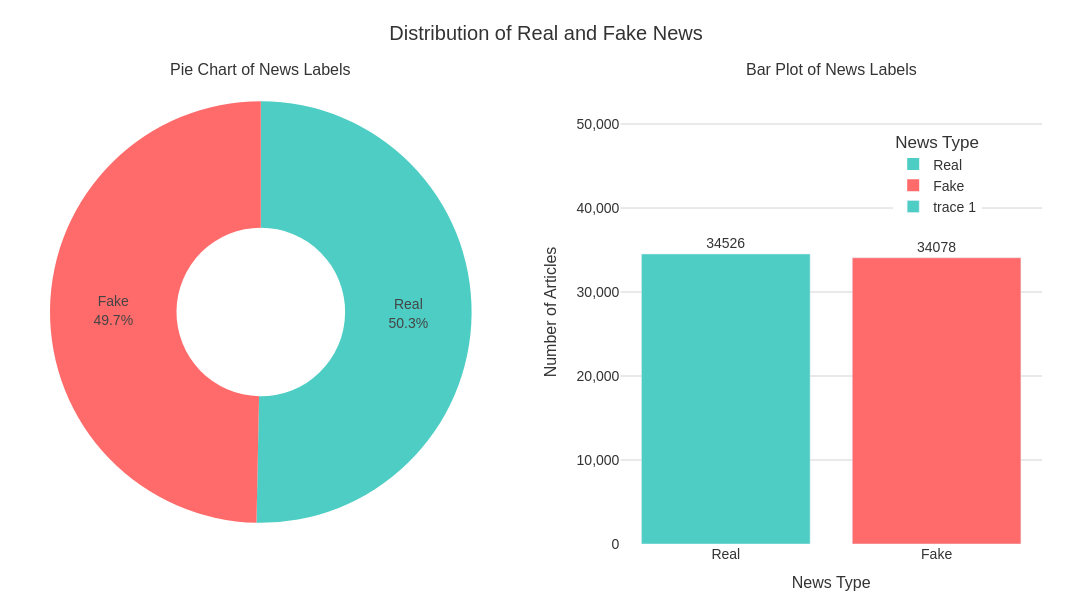

The notebook cell this image was saved under:
### Markdown cell above
Hai biểu đồ đám mây từ (word cloud) cho thấy sự khác biệt rõ rệt giữa các từ khóa phổ biến trong tin tức thật (Word Cloud for Real News) và tin tức giả mạo (Word Cloud for Fake News)

**1. Word Cloud for Real News**

- **Từ khóa nổi bật**: "said", "one", "state", "call", "trump", "white", "house", "time", "mr", "include" chiếm ưu thế, với kích thước lớn hơn, cho thấy tần suất xuất hiện cao.

- **Đặc điểm**:

    - Từ vựng mang tính chính thức, báo chí chuyên nghiệp, và tuyên bố chính thức ("said", "state", "include") phản ánh văn phong của các bài viết báo chí truyền thống. 

    - Sự hiện diện của các địa danh và tổ chức: "united states", "white house", "new york", cho thấy nội dung tập trung vào tin tức chính trị - xã hội thực tế.

    - Ít mang tính cảm xúc: Không thấy nhiều từ mang tính phán xét, cảm xúc mạnh hay cực đoan.

**2. Word Cloud for Fake News**

- Từ khóa nổi bật: "one", "said", "hillary", "clinton", "trump", "state", "support", "make", "right", "think".

- **Đặc điểm**:

    - Nội dung cá nhân và thiên kiến hơn ("hillary", "clinton", "right", "attack" xuất hiện nhiều), cho thấy nội dung mang thiên hướng chính trị, cá nhân hóa và có thể chứa định kiến.

    - Nhiều từ gây tranh cãi/cảm xúc: "attack", "fake", "claim" thường được dùng để kích động hoặc đưa ra quan điểm cực đoan.

    - Tập trung vào một vài nhân vật cụ thể: "hillary clinton", "trump" xuất hiện nổi bật hơn hẳn, thể hiện xu hướng tập trung cá nhân hóa nội dung trong tin giả.

### Code cell
# Count the number of articles by label
article_count = df1['label'].value_counts().reset_index()
article_count.columns = ['label', 'count']

# Map labels 0, 1 to Fake, Real
article_count['label'] = article_count['label'].map({0: 'Fake', 1: 'Real'})

print("Number of articles by label:")
print(article_count) 

# Count the number of real and fake news articles
label_counts = df1['label'].value_counts()

label_df = pd.DataFrame({'label': label_counts.index, 'count': label_counts.values})
label_df['label'] = label_df['label'].map({0: 'Fake', 1: 'Real'})  

fig = make_subplots(
    rows=1, 
    cols=2, 
    specs=[[{'type': 'pie'}, {'type': 'bar'}]],
    subplot_titles=("Pie Chart of News Labels", "Bar Plot of News Labels"),
    horizontal_spacing=0.15 
)

# Pie Chart
pie_chart = go.Pie(
    labels=label_df['label'], 
    values=label_df['count'], 
    hole=0.4,
    marker_colors=['#4ECDC4', '#FF6B6B'], 
    textinfo='percent+label',
    hoverinfo='label+percent+value'
)
fig.add_trace(pie_chart, row=1, col=1)

# Bar Plot
bar_plot = go.Bar(
    x=label_df['label'], 
    y=label_df['count'], 
    marker_color=['#4ECDC4', '#FF6B6B'],
    text=label_df['count'],
    textposition='outside'
)
fig.add_trace(bar_plot, row=1, col=2)

fig.update_layout(
    title=dict(
        text='Distribution of Real and Fake News',
        font=dict(size=20, color='#333333'),
        x=0.5,
        xanchor='center'
    ),
    font=dict(family='Arial', size=14, color='#333333'),
    plot_bgcolor='white',
    paper_bgcolor='white',
    showlegend=True,
    legend=dict(
        title='News Type',
        x=0.85,
        y=0.9
    ),
    height=600,
    width=1100,  
    margin=dict(l=50, r=50, t=80, b=50)
)

fig.update_yaxes(
    title_text='Number of Articles',
    showgrid=True,
    gridcolor='lightgrey',
    gridwidth=1,
    tickformat=',',
    title_font=dict(size=16),
    tickfont=dict(size=14),
    range=[0, max(label_df['count']) * 1.6],
    row=1, col=2
)
fig.update_xaxes(
    title_text='News Type',
    title_font=dict(size=16),
    tickfont=dict(size=14),
    row=1, col=2
)

fig.show()

### Figure 1 — Plotly figure (JSON) as saved in the notebook; plotly's stock layout.template omitted (floating-point values rounded to 4 significant figures)
{"data": [{"domain": {"x": [0, 0.425], "y": [0, 1]}, "hole": 0.4, "hoverinfo": "label+percent+value", "labels": ["Real", "Fake"], "marker": {"colors": ["#4ECDC4", "#FF6B6B"]}, "textinfo": "percent+label", "type": "pie", "values": [34526, 34078]}, {"marker": {"color": ["#4ECDC4", "#FF6B6B"]}, "text": [34526, 34078], "textposition": "outside", "type": "bar", "x": ["Real", "Fake"], "xaxis": "x", "y": [34526, 34078], "yaxis": "y"}], "layout": {"annotations": [{"font": {"size": 16}, "showarrow": false, "text": "Pie Chart of News Labels", "x": 0.2125, "xanchor": "center", "xref": "paper", "y": 1, "yanchor": "bottom", "yref": "paper"}, {"font": {"size": 16}, "showarrow": false, "text": "Bar Plot of News Labels", "x": 0.7875, "xanchor": "center", "xref": "paper", "y": 1, "yanchor": "bottom", "yref": "paper"}], "font": {"color": "#333333", "family": "Arial", "size": 14}, "height": 600, "legend": {"title": {"text": "News Type"}, "x": 0.85, "y": 0.9}, "margin": {"b": 50, "l": 50, "r": 50, "t": 80}, "paper_bgcolor": "white", "plot_bgcolor": "white", "showlegend": true, "title": {"font": {"color": "#333333", "size": 20}, "text": "Distribution of Real and Fake News", "x": 0.5, "xanchor": "center"}, "width": 1100, "xaxis": {"anchor": "y", "domain": [0.575, 1], "tickfont": {"size": 14}, "title": {"font": {"size": 16}, "text": "News Type"}}, "yaxis": {"anchor": "x", "domain": [0, 1], "gridcolor": "lightgrey", "gridwidth": 1, "range": [0, 55240.0], "showgrid": true, "tickfont": {"size": 14}, "tickformat": ",", "title": {"font": {"size": 16}, "text": "Number of Articles"}}}}
